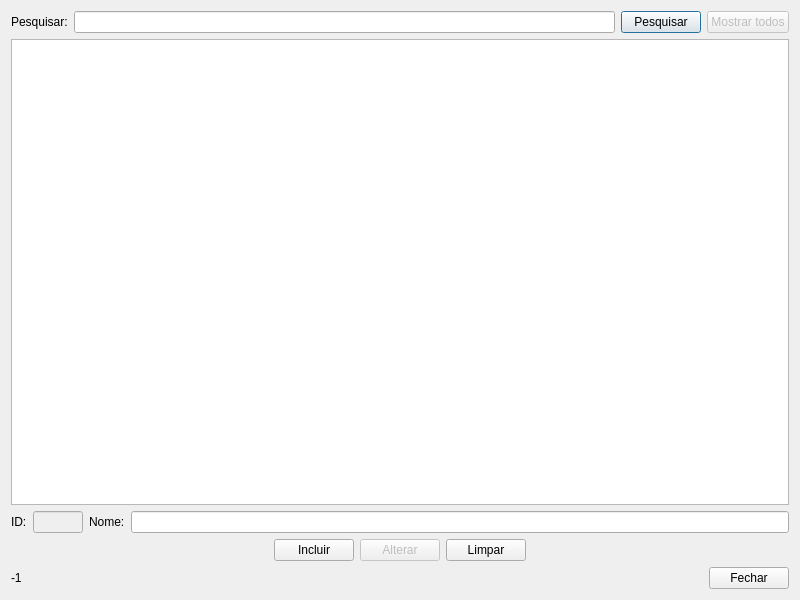
<?xml version="1.0" encoding="UTF-8"?>
<ui version="4.0">
 <class>form_autor</class>
 <widget class="QDialog" name="form_autor">
  <property name="geometry">
   <rect>
    <x>0</x>
    <y>0</y>
    <width>800</width>
    <height>600</height>
   </rect>
  </property>
  <property name="windowTitle">
   <string>Autor - Limus :: Livros e Músicas</string>
  </property>
  <property name="windowIcon">
   <iconset resource="arquivos.qrc">
    <normaloff>:/imagens/imagens/icone.png</normaloff>:/imagens/imagens/icone.png</iconset>
  </property>
  <layout class="QGridLayout" name="gridLayout">
   <item row="0" column="0">
    <layout class="QHBoxLayout" name="horizontalLayout">
     <item>
      <widget class="QLabel" name="label">
       <property name="text">
        <string>Pesquisar:</string>
       </property>
      </widget>
     </item>
     <item>
      <widget class="QLineEdit" name="lineEdit_pesquisar"/>
     </item>
     <item>
      <widget class="QPushButton" name="pushButton_pesquisar">
       <property name="text">
        <string>Pesquisar</string>
       </property>
      </widget>
     </item>
     <item>
      <widget class="QPushButton" name="pushButton_mostrar_todos">
       <property name="enabled">
        <bool>false</bool>
       </property>
       <property name="text">
        <string>Mostrar todos</string>
       </property>
      </widget>
     </item>
    </layout>
   </item>
   <item row="1" column="0">
    <widget class="QTableWidget" name="tableWidget_autor"/>
   </item>
   <item row="2" column="0">
    <layout class="QHBoxLayout" name="horizontalLayout_2">
     <item>
      <widget class="QLabel" name="label_2">
       <property name="text">
        <string>ID:</string>
       </property>
      </widget>
     </item>
     <item>
      <widget class="QLineEdit" name="lineEdit_id">
       <property name="enabled">
        <bool>false</bool>
       </property>
       <property name="maximumSize">
        <size>
         <width>50</width>
         <height>16777215</height>
        </size>
       </property>
      </widget>
     </item>
     <item>
      <widget class="QLabel" name="label_3">
       <property name="text">
        <string>Nome:</string>
       </property>
      </widget>
     </item>
     <item>
      <widget class="QLineEdit" name="lineEdit_nome"/>
     </item>
    </layout>
   </item>
   <item row="3" column="0">
    <layout class="QHBoxLayout" name="horizontalLayout_3">
     <item>
      <spacer name="horizontalSpacer">
       <property name="orientation">
        <enum>Qt::Horizontal</enum>
       </property>
       <property name="sizeHint" stdset="0">
        <size>
         <width>40</width>
         <height>20</height>
        </size>
       </property>
      </spacer>
     </item>
     <item>
      <widget class="QPushButton" name="pushButton_incluir">
       <property name="text">
        <string>Incluir</string>
       </property>
      </widget>
     </item>
     <item>
      <widget class="QPushButton" name="pushButton_alterar">
       <property name="enabled">
        <bool>false</bool>
       </property>
       <property name="text">
        <string>Alterar</string>
       </property>
      </widget>
     </item>
     <item>
      <widget class="QPushButton" name="pushButton_limpar">
       <property name="text">
        <string>Limpar</string>
       </property>
      </widget>
     </item>
     <item>
      <spacer name="horizontalSpacer_2">
       <property name="orientation">
        <enum>Qt::Horizontal</enum>
       </property>
       <property name="sizeHint" stdset="0">
        <size>
         <width>40</width>
         <height>20</height>
        </size>
       </property>
      </spacer>
     </item>
    </layout>
   </item>
   <item row="4" column="0">
    <layout class="QHBoxLayout" name="horizontalLayout_4">
     <item>
      <widget class="QLabel" name="label_selected_row">
       <property name="text">
        <string>-1</string>
       </property>
      </widget>
     </item>
     <item>
      <spacer name="horizontalSpacer_3">
       <property name="orientation">
        <enum>Qt::Horizontal</enum>
       </property>
       <property name="sizeHint" stdset="0">
        <size>
         <width>40</width>
         <height>20</height>
        </size>
       </property>
      </spacer>
     </item>
     <item>
      <widget class="QPushButton" name="pushButton_fechar">
       <property name="text">
        <string>Fechar</string>
       </property>
      </widget>
     </item>
    </layout>
   </item>
  </layout>
 </widget>
 <tabstops>
  <tabstop>lineEdit_pesquisar</tabstop>
  <tabstop>pushButton_pesquisar</tabstop>
  <tabstop>pushButton_mostrar_todos</tabstop>
  <tabstop>tableWidget_autor</tabstop>
  <tabstop>lineEdit_id</tabstop>
  <tabstop>lineEdit_nome</tabstop>
  <tabstop>pushButton_incluir</tabstop>
  <tabstop>pushButton_alterar</tabstop>
  <tabstop>pushButton_limpar</tabstop>
  <tabstop>pushButton_fechar</tabstop>
 </tabstops>
 <resources>
  <include location="arquivos.qrc"/>
 </resources>
 <connections/>
</ui>
